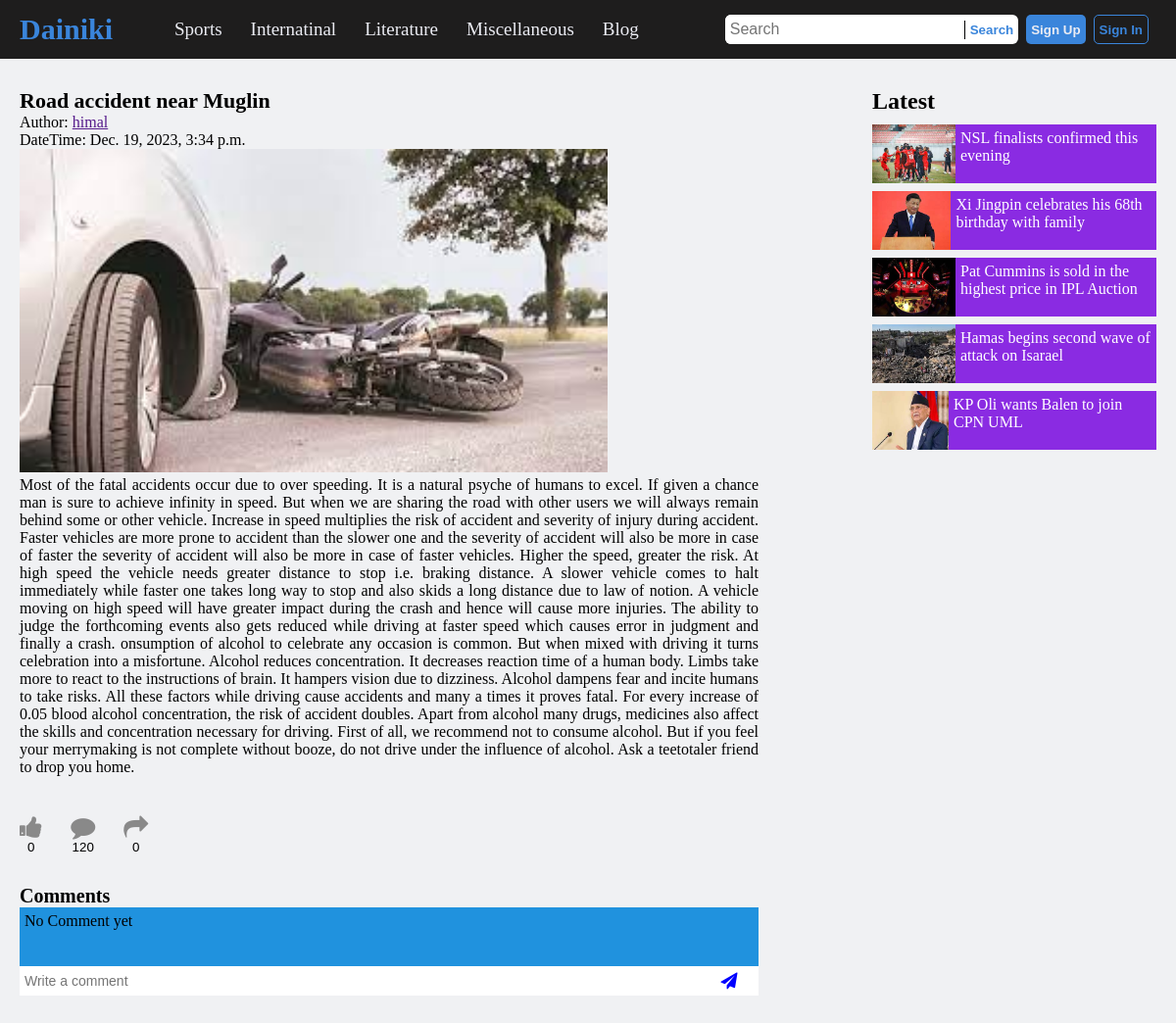
The app's page /read/road-accident-near-muglin with its own data.
### app/models.py (models this page shows, shortened)
class Post(models.Model):
    title = models.CharField(max_length = 100)
    body = models.TextField()
    date_published = models.DateTimeField(default = timezone.now)
    category = models.ForeignKey(Category,on_delete = models.CASCADE)
    relevant_image = models.ImageField(upload_to='photos/')
    author = models.ForeignKey(User,on_delete = models.CASCADE)
    comment_counter = models.PositiveIntegerField(default = 0)
    like_counter = models.PositiveIntegerField(default = 0)
    share_counter = models.PositiveIntegerField(default = 0)
    slug = models.SlugField(default = "",null = False)

### app/views.py (the view)
# urls.py: path('read/<slug:slug>',views.read,name='read'),
def read(req,slug):
    post = Post.objects.get(slug = slug)
    posts = Post.objects.all().order_by('-date_published').values()
    return render(req,'read.html',{'datum':post,'data':posts})

### templates/read.html (shortened to what this page needs)
{% load static %}
<!DOCTYPE html>
<html lang="en">
<head>
    <link rel="stylesheet" href="{% static 'css/styles.css' %}">
    <link rel="stylesheet" href="https://cdnjs.cloudflare.com/ajax/libs/font-awesome/4.7.0/css/font-awesome.min.css">
</head>
<body>
    {% include "navbar.html" %}
    <div class="news-read-container">
        <div class="main-news">
            <div class="title">
                <p>{{datum.title}}</p>
            </div>
            <p>Author: <a href="">{{datum.author}}</a></p>
            <p>DateTime: {{datum.date_published}}</p>
            <div class="image-container">
                <img src="{{datum.relevant_image.url}}" alt="" width="600" height="330">
            </div>
            <div class="body">
                <p>{{datum.body}}</p>
            </div>
            <div class="post-actions">
                <button><i class="fa fa-thumbs-up" aria-hidden="true"></i><p>0</p></button>
                <button><i class="fa fa-comment"></i><p>120</p></button>
                <button><i class="fa fa-share"></i><p>0</p></button>
            </div>
            <div class="commentbox-container">
                <h3>Comments</h3>
                <div class="commentbox">
                    <p>No Comment yet</p>
                </div>
                <form action="" class="commentform">
                    <input type="text" name="" id="write-comment" placeholder="Write a comment"/>
                    <button type="submit"><i class="fa fa-paper-plane"></i></button>
                </form>
            </div>
        </div>
        <div class="latest-news">
            <h2>Latest</h2>
           <div class="latest-container">
            {% for x in data %}
            {% if x.slug == datum.slug %}
            {% else %}
            <a href="{% url 'read' x.slug %}" class="latest-row">
                <img src="../media/{{x.relevant_image}}" alt=""  height="60" width="85">
                <div class="latest-row-title">
                    <p>{{x.title}}</p>
                </div>
            </a>
            {% endif %}
            {% endfor %}
           </div>
        </div>
    </div>
</body>
</html>

### static/css/styles.css (style rules this page uses)
* { margin: 0; padding: 0; box-sizing: border-box; }
:root { --highlight-color: rgb(58, 133, 219); --text-color: rgb(235, 236, 243); --body-bg: rgb(240, 241, 243); --container-bg1: #1e1d1d; }
body { background-color: var(--body-bg); }
.news-read-container { width: 100%; padding: 30px 20px; display: flex; justify-content: space-between; }
.main-news { width: 65%; }
.main-news .title p { font-size: 22px; font-weight: 600; }
.main-news .body { text-align: justify; }
.latest-news { width: 25%; }
.latest-news h2 { margin-bottom: 10px; }
.latest-row { height: 60px; width: 100%; display: flex; justify-content: flex-start; background-color: blueviolet; text-decoration: none; margin-bottom: 8px; }
.latest-row-title { padding: 5px; }
.latest-row-title p { color: #fff; }
.post-actions { margin-top: 40px; }
.post-actions button { margin-right: 25px; background-color: transparent; border: none; }
.post-actions button i { font-size: 25px; color: #898989; }
.commentbox-container { margin-top: 30px; }
.commentbox-container h3 { font-size: 20px; }
.commentbox { background-color: #2092de; min-height: 60px; width: 100%; padding: 5px; }
.commentform { display: flex; }
.commentform #write-comment { resize: none; width: calc(100% - 60px); height: 30px; border: none; background-color: #ffffff; padding: 2px 5px; outline: none; font-size: 14px; }
.commentform button { width: 60px; background-color: #fff; border: none; cursor: pointer; }
.commentform button i { font-size: 17px; color: blue; }

### records on screen
Post: title "Road accident near Muglin", author "himal", date_published "Dec. 19, 2023, 3:34 p.m.", relevant_image (picture), body "Most of the fatal accidents occur due to over speeding. It is a natural psyche of humans to excel. If given a chance man is sure to achieve infinity in speed. But when we are sharing the road with other users we will always remain behind some or other vehicle. Increase in speed multiplies the risk of accident and severity of injury during accident. Faster vehicles are more prone to accident than the slower one and the severity of accident will also be more in case of faster the severity of accident will also be more in case of faster vehicles. Higher the speed, greater the risk. At high speed the vehicle needs greater distance to stop i.e. braking distance. A slower vehicle comes to halt…"
Post: relevant_image (picture), title "NSL finalists confirmed this evening"
Post: relevant_image (picture), title "Xi Jingpin celebrates his 68th birthday with family"
Post: relevant_image (picture), title "Pat Cummins is sold in the highest price in IPL Auction"
Post: relevant_image (picture), title "Hamas begins second wave of attack on Isarael"
Post: relevant_image (picture), title "KP Oli wants Balen to join CPN UML"
